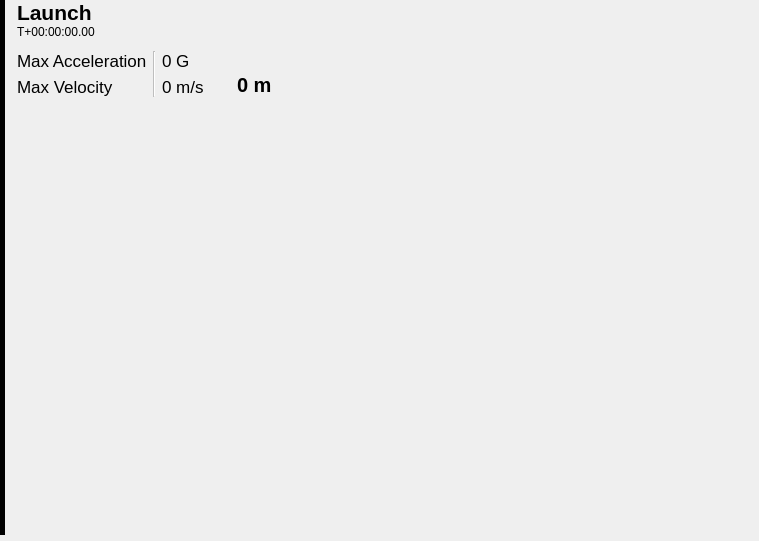
<?xml version="1.0" encoding="UTF-8"?>
<ui version="4.0">
 <class>StateSummaryWidget</class>
 <widget class="QWidget" name="StateSummaryWidget">
  <property name="geometry">
   <rect>
    <x>0</x>
    <y>0</y>
    <width>759</width>
    <height>541</height>
   </rect>
  </property>
  <property name="windowTitle">
   <string>StateSummaryWidget</string>
  </property>
  <layout class="QGridLayout" name="gridLayout" columnstretch="0,0,0,0">
   <property name="leftMargin">
    <number>0</number>
   </property>
   <property name="topMargin">
    <number>0</number>
   </property>
   <property name="rightMargin">
    <number>0</number>
   </property>
   <property name="bottomMargin">
    <number>6</number>
   </property>
   <property name="horizontalSpacing">
    <number>12</number>
   </property>
   <property name="verticalSpacing">
    <number>6</number>
   </property>
   <item row="3" column="1">
    <spacer name="verticalSpacer">
     <property name="orientation">
      <enum>Qt::Orientation::Vertical</enum>
     </property>
     <property name="sizeHint" stdset="0">
      <size>
       <width>20</width>
       <height>40</height>
      </size>
     </property>
    </spacer>
   </item>
   <item row="0" column="2" rowspan="3">
    <widget class="QWidget" name="widget_2" native="true">
     <property name="font">
      <font>
       <bold>true</bold>
      </font>
     </property>
     <layout class="QVBoxLayout" name="verticalLayout">
      <property name="topMargin">
       <number>0</number>
      </property>
      <property name="bottomMargin">
       <number>0</number>
      </property>
      <item>
       <widget class="QLabel" name="AltitudeLabel">
        <property name="font">
         <font>
          <pointsize>15</pointsize>
          <bold>true</bold>
          <underline>false</underline>
         </font>
        </property>
        <property name="text">
         <string>0 m</string>
        </property>
        <property name="alignment">
         <set>Qt::AlignmentFlag::AlignBottom|Qt::AlignmentFlag::AlignLeading|Qt::AlignmentFlag::AlignLeft</set>
        </property>
       </widget>
      </item>
     </layout>
    </widget>
   </item>
   <item row="2" column="1">
    <widget class="QFrame" name="Frame3">
     <property name="minimumSize">
      <size>
       <width>0</width>
       <height>0</height>
      </size>
     </property>
     <property name="frameShape">
      <enum>QFrame::Shape::NoFrame</enum>
     </property>
     <property name="frameShadow">
      <enum>QFrame::Shadow::Sunken</enum>
     </property>
     <layout class="QHBoxLayout" name="horizontalLayout_2">
      <property name="leftMargin">
       <number>0</number>
      </property>
      <property name="topMargin">
       <number>0</number>
      </property>
      <property name="rightMargin">
       <number>12</number>
      </property>
      <property name="bottomMargin">
       <number>0</number>
      </property>
      <item>
       <widget class="QWidget" name="widget_4" native="true">
        <layout class="QVBoxLayout" name="verticalLayout_2">
         <property name="leftMargin">
          <number>0</number>
         </property>
         <property name="topMargin">
          <number>0</number>
         </property>
         <property name="rightMargin">
          <number>0</number>
         </property>
         <property name="bottomMargin">
          <number>0</number>
         </property>
         <item>
          <widget class="QLabel" name="AccelerationLabelTitle">
           <property name="font">
            <font>
             <pointsize>13</pointsize>
            </font>
           </property>
           <property name="text">
            <string>Max Acceleration</string>
           </property>
           <property name="alignment">
            <set>Qt::AlignmentFlag::AlignLeading|Qt::AlignmentFlag::AlignLeft|Qt::AlignmentFlag::AlignVCenter</set>
           </property>
           <property name="margin">
            <number>0</number>
           </property>
          </widget>
         </item>
         <item>
          <widget class="QLabel" name="VelocityLabelTitle">
           <property name="font">
            <font>
             <pointsize>13</pointsize>
            </font>
           </property>
           <property name="text">
            <string>Max Velocity</string>
           </property>
           <property name="alignment">
            <set>Qt::AlignmentFlag::AlignLeading|Qt::AlignmentFlag::AlignLeft|Qt::AlignmentFlag::AlignVCenter</set>
           </property>
           <property name="margin">
            <number>0</number>
           </property>
          </widget>
         </item>
        </layout>
       </widget>
      </item>
      <item>
       <widget class="Line" name="line">
        <property name="enabled">
         <bool>false</bool>
        </property>
        <property name="frameShadow">
         <enum>QFrame::Shadow::Sunken</enum>
        </property>
        <property name="lineWidth">
         <number>1</number>
        </property>
        <property name="orientation">
         <enum>Qt::Orientation::Vertical</enum>
        </property>
       </widget>
      </item>
      <item>
       <widget class="QWidget" name="widget_5" native="true">
        <layout class="QVBoxLayout" name="verticalLayout_3">
         <property name="leftMargin">
          <number>0</number>
         </property>
         <property name="topMargin">
          <number>0</number>
         </property>
         <property name="rightMargin">
          <number>0</number>
         </property>
         <property name="bottomMargin">
          <number>0</number>
         </property>
         <item>
          <widget class="QLabel" name="AccelerationLabel">
           <property name="minimumSize">
            <size>
             <width>0</width>
             <height>0</height>
            </size>
           </property>
           <property name="font">
            <font>
             <pointsize>13</pointsize>
            </font>
           </property>
           <property name="text">
            <string>0 G</string>
           </property>
          </widget>
         </item>
         <item>
          <widget class="QLabel" name="VelocityLabel">
           <property name="minimumSize">
            <size>
             <width>0</width>
             <height>0</height>
            </size>
           </property>
           <property name="font">
            <font>
             <pointsize>13</pointsize>
            </font>
           </property>
           <property name="text">
            <string>0 m/s</string>
           </property>
          </widget>
         </item>
        </layout>
       </widget>
      </item>
     </layout>
    </widget>
   </item>
   <item row="0" column="1">
    <widget class="QWidget" name="widget" native="true">
     <layout class="QVBoxLayout" name="verticalLayout_4">
      <property name="spacing">
       <number>0</number>
      </property>
      <property name="leftMargin">
       <number>0</number>
      </property>
      <property name="topMargin">
       <number>0</number>
      </property>
      <property name="rightMargin">
       <number>12</number>
      </property>
      <property name="bottomMargin">
       <number>0</number>
      </property>
      <item>
       <widget class="QLabel" name="StateName">
        <property name="font">
         <font>
          <pointsize>16</pointsize>
          <italic>false</italic>
          <bold>true</bold>
          <underline>false</underline>
          <kerning>true</kerning>
         </font>
        </property>
        <property name="text">
         <string>Launch</string>
        </property>
        <property name="alignment">
         <set>Qt::AlignmentFlag::AlignLeading|Qt::AlignmentFlag::AlignLeft|Qt::AlignmentFlag::AlignTop</set>
        </property>
        <property name="indent">
         <number>0</number>
        </property>
       </widget>
      </item>
      <item>
       <widget class="QLabel" name="TimeLabel">
        <property name="text">
         <string>T+00:00:00.00</string>
        </property>
        <property name="alignment">
         <set>Qt::AlignmentFlag::AlignLeading|Qt::AlignmentFlag::AlignLeft|Qt::AlignmentFlag::AlignVCenter</set>
        </property>
       </widget>
      </item>
     </layout>
    </widget>
   </item>
   <item row="0" column="3">
    <spacer name="horizontalSpacer">
     <property name="orientation">
      <enum>Qt::Orientation::Horizontal</enum>
     </property>
     <property name="sizeHint" stdset="0">
      <size>
       <width>40</width>
       <height>20</height>
      </size>
     </property>
    </spacer>
   </item>
   <item row="0" column="0" rowspan="4">
    <widget class="Line" name="ProgressBar">
     <property name="minimumSize">
      <size>
       <width>5</width>
       <height>0</height>
      </size>
     </property>
     <property name="palette">
      <palette>
       <active>
        <colorrole role="Shadow">
         <brush brushstyle="SolidPattern">
          <color alpha="255">
           <red>0</red>
           <green>0</green>
           <blue>0</blue>
          </color>
         </brush>
        </colorrole>
       </active>
       <inactive>
        <colorrole role="Shadow">
         <brush brushstyle="SolidPattern">
          <color alpha="255">
           <red>0</red>
           <green>0</green>
           <blue>0</blue>
          </color>
         </brush>
        </colorrole>
       </inactive>
       <disabled>
        <colorrole role="Shadow">
         <brush brushstyle="SolidPattern">
          <color alpha="255">
           <red>0</red>
           <green>0</green>
           <blue>0</blue>
          </color>
         </brush>
        </colorrole>
       </disabled>
      </palette>
     </property>
     <property name="frameShadow">
      <enum>QFrame::Shadow::Plain</enum>
     </property>
     <property name="lineWidth">
      <number>5</number>
     </property>
     <property name="midLineWidth">
      <number>5</number>
     </property>
     <property name="orientation">
      <enum>Qt::Orientation::Vertical</enum>
     </property>
    </widget>
   </item>
  </layout>
 </widget>
 <resources/>
 <connections/>
</ui>
